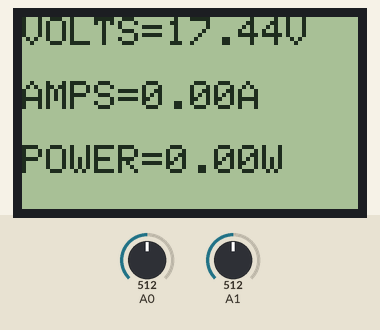
Bench run of a sketch on a simulated Arduino Uno, built with avr-gcc and run on an emulated ATmega328P. Shown: 84×48 one-colour display. The inputs (shaded band) are chosen by the test bench; at power-on: A0 = 512, A1 = 512. What the sketch prints to the serial monitor is not drawn.

Above: at 3.2 s.
3.3 s: A0 set to 716
At 4.5 s:
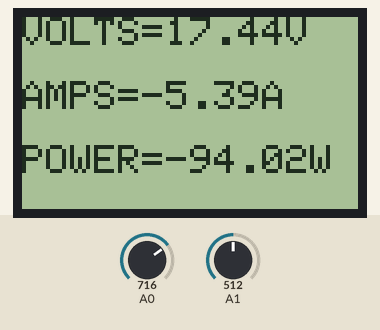
5.1 s: A1 set to 716
At 5.5 s:
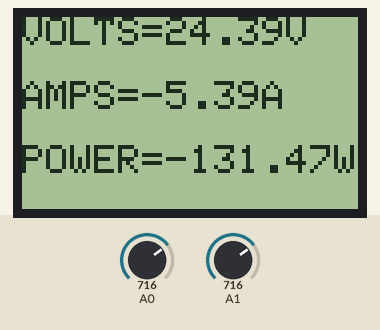
6.6 s: A0 set to 900
At 7.6 s:
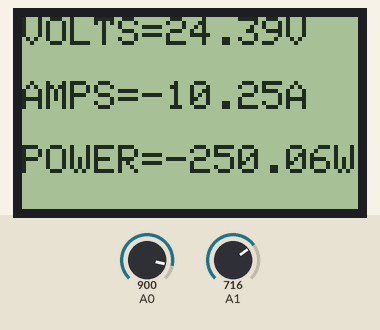
8.2 s: A1 set to 900
At 8.6 s:
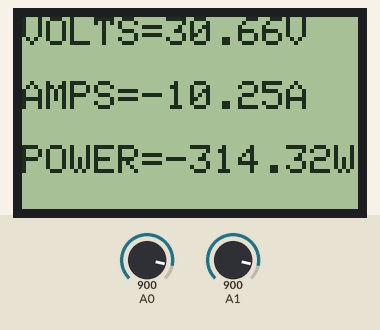
9.7 s: A0 set to 1023
At 10.8 s:
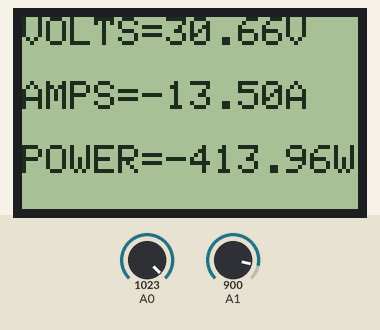
11.3 s: A1 set to 1023
At 11.8 s:
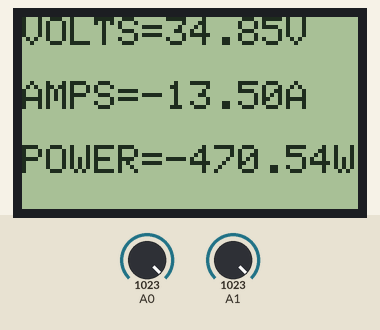
Timing chart, 0 to 13.9 s (numbered marks = the images above; inputs shaded):
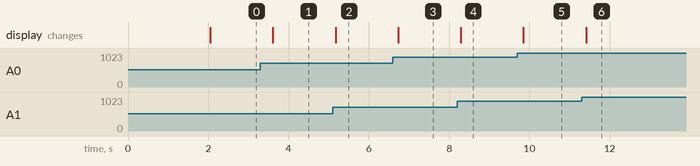

The sketch:

Arduino_Code_SMPS.ino
```cpp
// This code is the part of the project of DIY powersupply authored by Tanishq Jaiswal
// This code comes without any kind of warrenty or gurantee
// Any one is free to share and edit this program
// Email- tanishq.jaiswal97@gmail.com
// Youtube video -- https://www.youtube.com/watch?v=-bsHym1Tiho&feature=youtu.be
// MOST IMPORTANT- Have Fun :)


#include "Adafruit_GFX.h"
#include "Adafruit_PCD8544.h"

int VoltageValue;
int CurrentValue;
float voltage;
float current;

// pin 6 - Serial clock out (SCLK)
// pin 5 - Serial data out (DIN)
// pin 4 - Data/Command select (D/C)
// pin 3 - LCD chip select (CS)
// pin 2 - LCD reset (RST)
Adafruit_PCD8544 display = Adafruit_PCD8544(6, 5, 4, 3, 2);


void setup()
{


  while (!Serial);

  Serial.begin(9600);

  display.begin();

  display.setContrast(40);

  delay(1000);

  display.clearDisplay();     // clears the screen and buffer

  display.setTextSize(1.5);     // set text size

  display.setTextColor(BLACK);

  delay(1000);
}

void loop() {

  VoltageValue = analogRead(A1);

  CurrentValue = analogRead(A0);

  voltage = VoltageValue * (5.0 / 1023.0) * 6.97;    // voltage calculation

  current = ((512-CurrentValue)*27.03/1023);   // current calculation


  Serial.print("AMPS= ");

  Serial.print(current);

  Serial.print("  ");


  Serial.print("VOLTS= ");

  Serial.print(voltage);

  Serial.print("  ");


  Serial.print("POWER= ");

  Serial.print(current*voltage);

  Serial.print("  ");

  Serial.println();


  display.clearDisplay();              // clears the screen and buffer

  display.setCursor(0,0);


  display.print("VOLTS=");

  display.print(voltage);

  display.print("V");

  display.println();

  display.println();


  display.print("AMPS=");

  display.print(current);

  display.print("A");

  display.println();

  display.println();


  display.print("POWER=");

  display.print(current * voltage);  // power calculation

  display.print("W");

  display.println();

  display.display();

  delay(500);
}
```

Measured:
- after the input at 3.3 s, the display: changes after 0.31 s (image 1)
- after the input at 5.1 s, the display: changes after 0.07 s (image 2)
- after the input at 6.6 s, the display: changes after 0.13 s (image 3)
- after the input at 8.2 s, the display: changes after 0.09 s (image 4)
- after the input at 9.7 s, the display: changes after 0.15 s (image 5)
- after the input at 11.3 s, the display: changes after 0.11 s (image 6)
